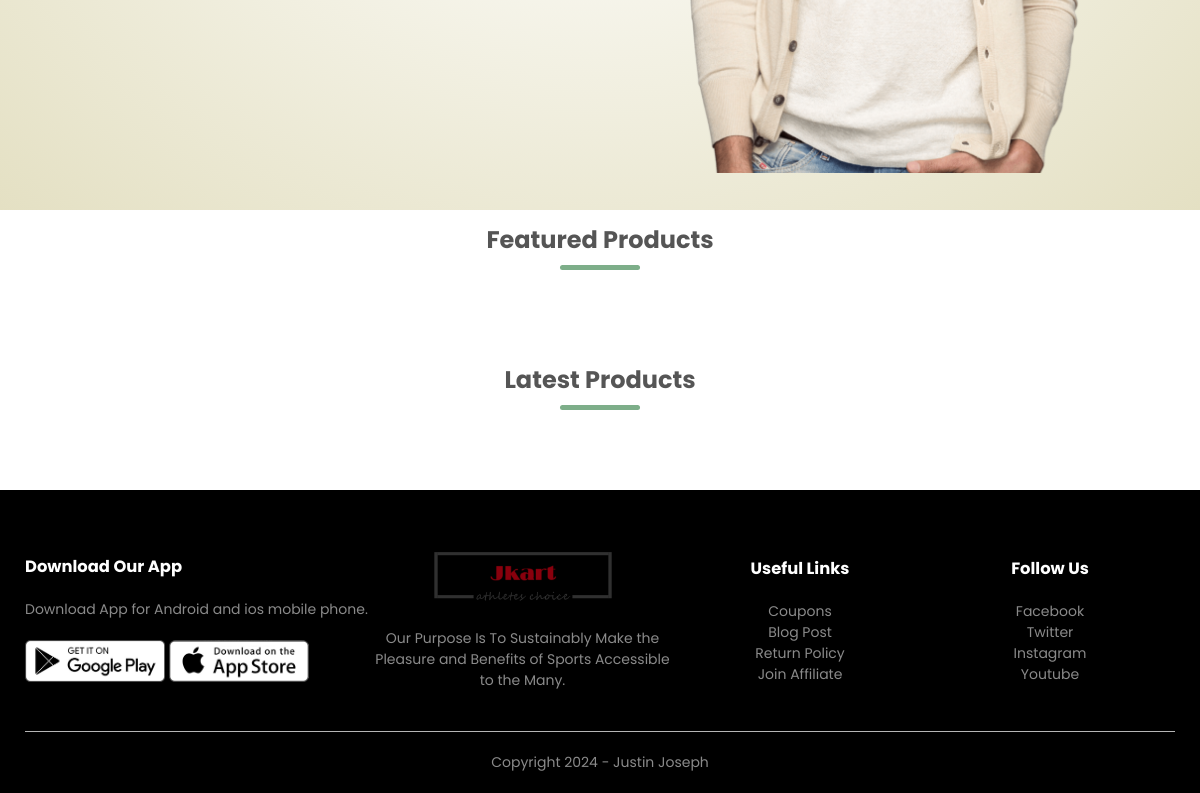
The app's page / (lower part), older data.
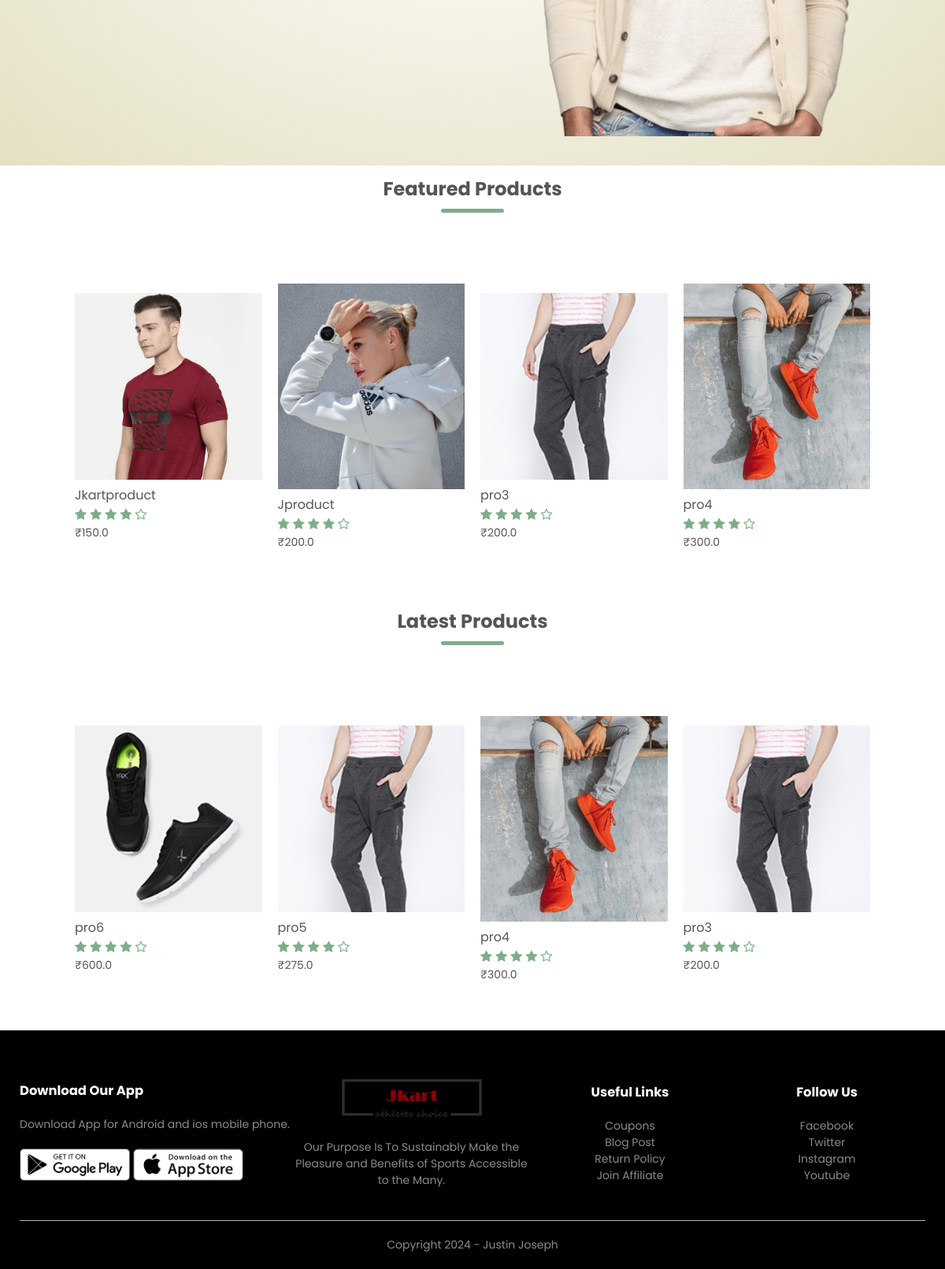
The same page, newer data.
### products/models.py (models this page shows, shortened)
class Products(models.Model):
    LIVE=1
    DELETE=0
    DELETE_CHOICES=((LIVE,'Live'),(DELETE,'Delete'))
    title=models.CharField(max_length=200)
    price=models.FloatField()
    description=models.TextField()
    images=models.ImageField(upload_to='media/')
    priority=models.IntegerField()
    delete_status=models.IntegerField(choices=DELETE_CHOICES,default=LIVE)
    create_at=models.DateTimeField(auto_now_add=True)
    update_at=models.DateTimeField(auto_now=True)

### products/views.py (the view)
# urls.py: path('', views.index,name='home'),
def index(request):
    featured_products=Products.objects.order_by('priority')[:4]
    latest_products=Products.objects.order_by('-id')[:4]
    context={
        'featured_products':featured_products,
        'latest_products':latest_products
    }
    return render(request,'index.html',context)

### templates/index.html
{% extends 'blank_layout.html' %}
{% block banner %}
{% include 'banner_layout.html' %}
{% endblock banner %}
{% block content %}
{% include 'homepage_content.html' %}
{% endblock content %}

### templates/homepage_content.html
{% load static %}
    <div class="small-container">
        <h2 class="title">Featured Products</h2>
        <div class="row">
            {% for product in featured_products %}
            <div class="col-4">
                <a href="{% url 'detail_product' product.id  %}"><img src="{{product.images.url}}"></a>
                 <h4>{{ product.title }}</h4>
                 <div class="rating">
                     <i class="fa fa-star"></i>
                     <i class="fa fa-star"></i>
                     <i class="fa fa-star"></i>
                     <i class="fa fa-star"></i>
                     <i class="fa fa-star-o"></i>
                 </div>
                 <p>₹{{ product.price }}</p>
             </div>
            {% endfor %}
        </div>
        <h2 class="title">Latest Products</h2>
        <div class="row">
            {% for product in latest_products %}
            <div class="col-4">
                <a href="{% url 'detail_product' product.id  %}"><img src="{{product.images.url}}"></a>
                 <h4>{{ product.title }}</h4>
                 <div class="rating">
                     <i class="fa fa-star"></i>
                     <i class="fa fa-star"></i>
                     <i class="fa fa-star"></i>
                     <i class="fa fa-star"></i>
                     <i class="fa fa-star-o"></i>
                 </div>
                 <p>₹{{ product.price }}</p>
             </div>
            {% endfor %}
        </div>
    </div>

Row changes from the older to the newer data that the page shows:
added Products: images (picture), title "Jkartproduct", price "150.0", shown under "Featured Products"
added Products: images (picture), title "Jproduct", price "200.0", shown under "Featured Products"
added Products: images (picture), title "pro3", price "200.0"
added Products: images (picture), title "pro4", price "300.0"
added Products: images (picture), title "pro6", price "600.0", shown under "Latest Products"
added Products: images (picture), title "pro5", price "275.0", shown under "Latest Products"
